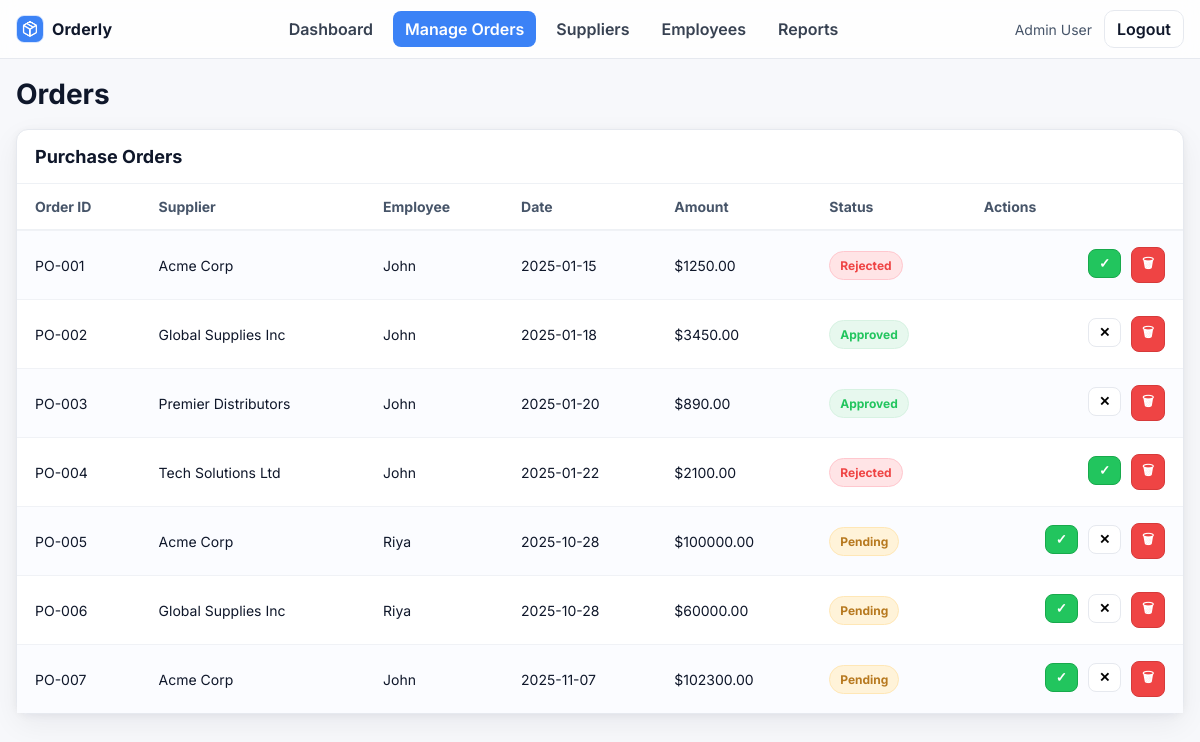
Page /admin/orders (signed in) on the earlier database version.
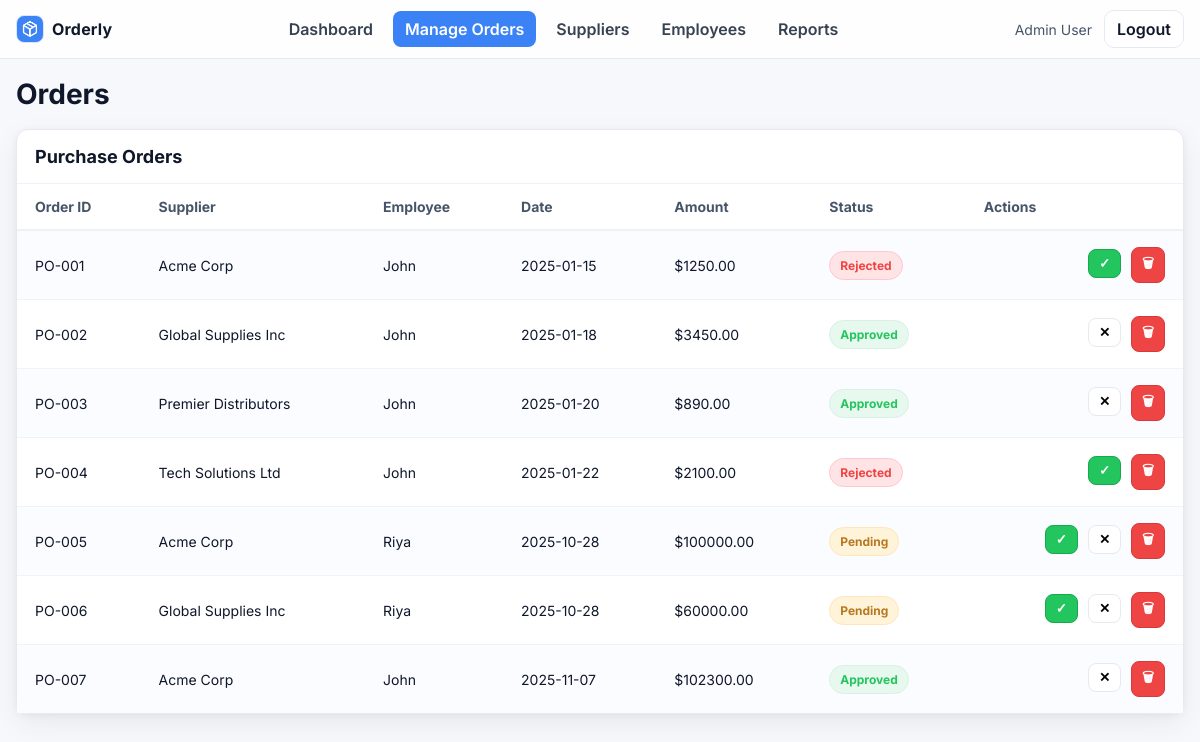
Same page on the later database version.
### models.py (models this page shows, shortened)
class Order(db.Model):
    id = db.Column(db.Integer, primary_key=True)
    code = db.Column(db.String(20), unique=True, nullable=False)     # e.g., "PO-001"
    date = db.Column(db.Date, default=date.today, nullable=False)
    amount = db.Column(db.Float, default=0.0)                         # total dollar amount
    product_name = db.Column(db.String(100))
    quantity = db.Column(db.Integer)
    status = db.Column(db.String(20), default="Pending")              # Pending, Approved, Rejected
    employee_id = db.Column(db.Integer, db.ForeignKey('user.id'), nullable=False)
    supplier_id = db.Column(db.Integer, db.ForeignKey('supplier.id')) # nullable if supplier optional

class Supplier(db.Model):
    id = db.Column(db.Integer, primary_key=True)
    name = db.Column(db.String(100))
    contact = db.Column(db.String(100))
    email = db.Column(db.String(100))
    address = db.Column(db.String(200))
    orders = db.relationship('Order', backref='supplier', lazy=True)

class User(db.Model):
    id = db.Column(db.Integer, primary_key=True)
    name = db.Column(db.String(100))
    email = db.Column(db.String(100), unique=True)
    password = db.Column(db.String(100))
    role = db.Column(db.String(20))  # 'admin' or 'employee'
    orders = db.relationship('Order', backref='employee', lazy=True)

### app.py (the view)
@app.route('/admin/orders')
def admin_orders():
    if session.get('role') == 'admin':
        orders = Order.query.order_by(Order.id).all()
        return render_template('admin/orders.html', orders=orders)
    flash("Unauthorized access"); return redirect('/')

### templates/admin/orders.html (shortened to what this page needs)
<!doctype html>
<html lang="en">
<head>
  <link rel="stylesheet" href="{{ url_for('static', filename='admin.css') }}">
</head>
<body>
  <header class="adminNavBar">
    <div class="adminNavInner">
      <a class="adminNavBrand" href="{{ url_for('admin_dashboard') }}">
        <img class="adminNavBrandLogo" src="{{ url_for('static', filename='images/logo.png') }}" alt="Orderly logo">
        <span class="adminNavBrandText">Orderly</span>
      </a>
      <nav class="adminNavLinks">
        <a class="adminNavLink" href="{{ url_for('admin_dashboard') }}">Dashboard</a>
        <a class="adminNavLink adminNavLinkActive" href="{{ url_for('admin_orders') }}">Manage Orders</a>
        <a class="adminNavLink" href="{{ url_for('admin_suppliers') }}">Suppliers</a>
        <a class="adminNavLink" href="{{ url_for('admin_employee') }}">Employees</a>
        <a class="adminNavLink" href="{{ url_for('admin_reports') }}">Reports</a>
      </nav>
      <div class="adminNavRight">
        <span class="adminNavUser">{{ session.get('user_name','Admin User') }}</span>
        <a class="adminNavBtn" href="{{ url_for('logout') }}">Logout</a>
      </div>
    </div>
  </header>
  <main class="adminOrdersPage">
    <div class="adminEmployeesHeader">
      <h1 class="adminEmployeesTitle">Orders</h1>
    </div>
    <section class="adminSuppliersPanel">
      <div class="adminSuppliersPanelHead">
        <h2 class="adminSuppliersPanelTitle">Purchase Orders</h2>
      </div>
      <div class="adminSuppliersTableWrap">
        <table class="adminSuppliersTable">
          <thead>
            <tr>
              <th>Order ID</th>
              <th>Supplier</th>
              <th>Employee</th>
              <th>Date</th>
              <th>Amount</th>
              <th>Status</th>
              <th class="adminEmployeesTextRight">Actions</th>
            </tr>
          </thead>
          <tbody>
            {% for o in orders %}
            <tr>
              <td>{{ o.code }}</td>
              <td>{{ o.supplier.name if o.supplier else '-' }}</td>
              <td>{{ o.employee.name if o.employee else '-' }}</td>
              <td>{{ o.date }}</td>
              <td>${{ '%.2f'|format(o.amount or 0) }}</td>
              <td>
                <span class="adminReportsBadge
                  {% if o.status=='Approved' %}adminReportsBadgeGreen
                  {% elif o.status=='Rejected' %}adminReportsBadgeRed
                  {% else %}adminReportsBadgeAmber{% endif %}">
                  {{ o.status }}
                </span>
              </td>
              <td class="adminEmployeesTextRight">
                {% if o.status != 'Approved' %}
                <form method="post" action="{{ url_for('admin_orders_status', order_id=o.id) }}" style="display:inline">
                  <button class="adminOrdersIconBtn adminOrdersIconBtnGreen" title="Approve">✓</button>
                </form>
                {% endif %}
                {% if o.status != 'Rejected' %}
                <form method="post" action="{{ url_for('admin_orders_status', order_id=o.id) }}" style="display:inline">
                  <button class="adminOrdersIconBtn adminOrdersIconBtnAmber" title="Reject">✕</button>
                </form>
                {% endif %}
                <form method="post" action="{{ url_for('admin_orders_delete', order_id=o.id) }}" style="display:inline">
                  <button class="adminOrdersIconBtn adminOrdersIconBtnRed" title="Delete" onclick="return confirm('Delete {{ o.code }}?')">🗑</button>
                </form>
              </td>
            </tr>
            {% else %}
            <tr><td colspan="7">No orders found.</td></tr>
            {% endfor %}
          </tbody>
        </table>
      </div>
    </section>
  </main>
</body>
</html>

Differences in the rows shown:
changed Order "PO-007": status "Pending" → "Approved"; no longer shows "✓"
